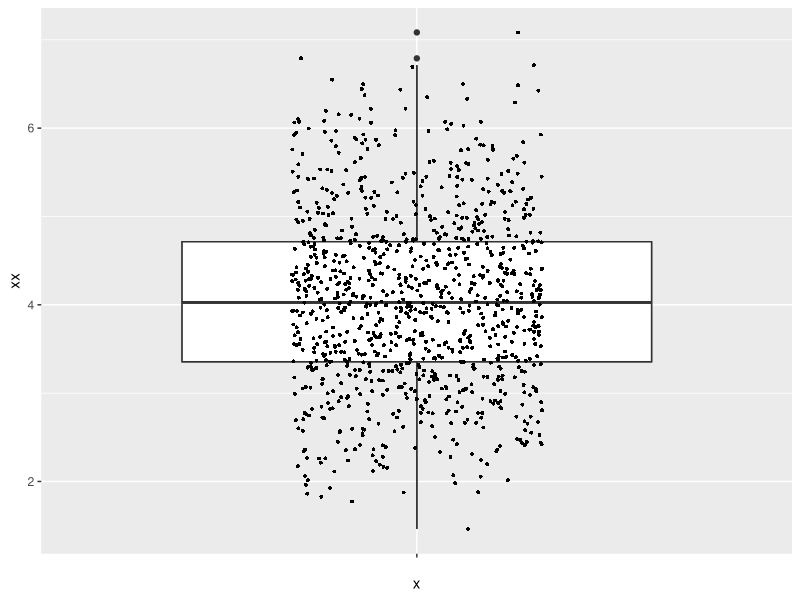
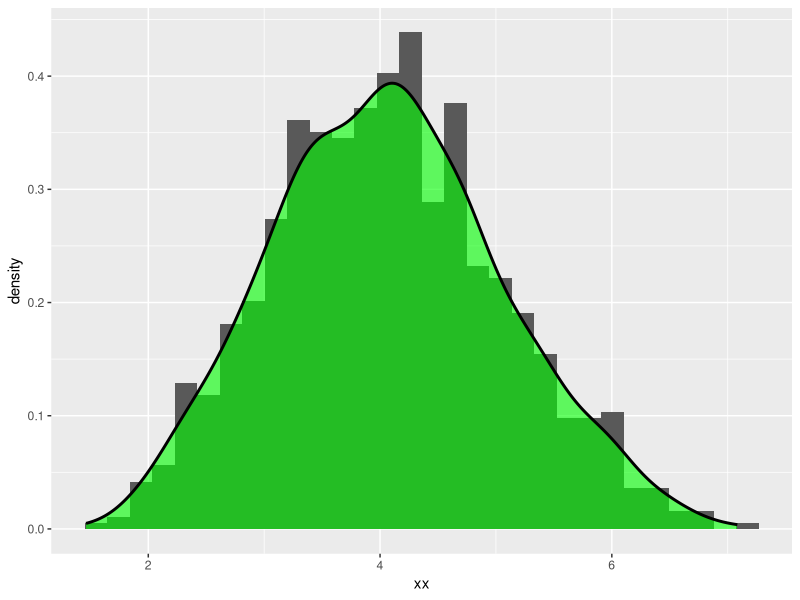

These charts were generated, in order, by the following R code:
## ---- chunk 1
#| label = "setup",
#| include = FALSE
knitr::opts_chunk$set(echo = TRUE)
library(kableExtra)
## ---- chunk 2
#| echo = F
rm(list = ls())
## ---- chunk 3
#| echo = FALSE
xx <- rnorm(1000, mean =4, sd=1)
myDatax <- data.frame(xx= xx)
## ---- chunk 4
#| echo = F,
#| results = "asis",
#| message = FALSE
knitr::kable(head(myDatax, n=100)) %>%
kable_styling("striped", full_width = F) %>%
scroll_box(width = "max-content", height = "200px")
## ---- chunk 5
#| echo = FALSE
if(!require(ggplot2)){
    install.packages("ggplot2")
    library(ggplot2)
}
## ---- chunk 6
#| echo = FALSE
dataPlot <- ggplot(myDatax, aes(x="", y=xx))
dataPlot + geom_boxplot() + geom_boxplot(outlier.shape = NA) + geom_jitter(shape=16, size=1,position=position_jitter(0.2))
## ---- chunk 7
dataPloth <- ggplot(myDatax, aes(x=xx))
dataPloth +
  geom_histogram(aes(y = after_stat(density))) +
  geom_density(linewidth = 1, alpha = 0.6, fill = "green")
## ---- chunk 8
#| echo = FALSE
xSYN3 <- xx+3
myDataxSYN3 <- data.frame(x= xx, xSYN3=xSYN3)
## ---- chunk 9
#| echo = F,
#| results = "asis",
#| message = FALSE
knitr::kable(head(myDataxSYN3, n=100)) %>%
kable_styling("striped", full_width = F) %>%
scroll_box(width = "max-content", height = "200px")
## ---- chunk 10
#| echo = FALSE
xPLIN1 <- xx-1
myDataxPLIN1 <- data.frame(x= xx, xPLIN1=xPLIN1)
## ---- chunk 11
#| echo = F,
#| results = "asis",
#| message = FALSE
knitr::kable(head(myDataxPLIN1, n=100)) %>%
kable_styling("striped", full_width = F) %>%
scroll_box(width = "max-content", height = "200px")
## ---- chunk 12
#| echo = FALSE
xEPI2 <- 2*xx
myDataxEPI2 <- data.frame(x= xx, xEPI2=xEPI2)
## ---- chunk 13
#| echo = F,
#| results = "asis",
#| message = FALSE
knitr::kable(head(myDataxEPI2, n=100)) %>%
kable_styling("striped", full_width = F) %>%
scroll_box(width = "max-content", height = "200px")
## ---- chunk 14
#| echo = FALSE
xDIA3 <- xx/3
myDataxDIA3 <- data.frame(x= xx, xDIA3=xDIA3)
## ---- chunk 15
#| echo = F,
#| results = "asis",
#| message = FALSE
knitr::kable(head(myDataxDIA3, n=100)) %>%
kable_styling("striped", full_width = F) %>%
scroll_box(width = "max-content", height = "200px")
## ---- chunk 16
#| echo = FALSE
xEPIplin2 <- -2*xx
myDataxEPIplin2 <- data.frame(x= xx, xEPIplin2=xEPIplin2)
## ---- chunk 17
#| echo = F,
#| results = "asis",
#| message = FALSE
knitr::kable(head(myDataxEPIplin2, n=100)) %>%
kable_styling("striped", full_width = F) %>%
scroll_box(width = "max-content", height = "200px")
